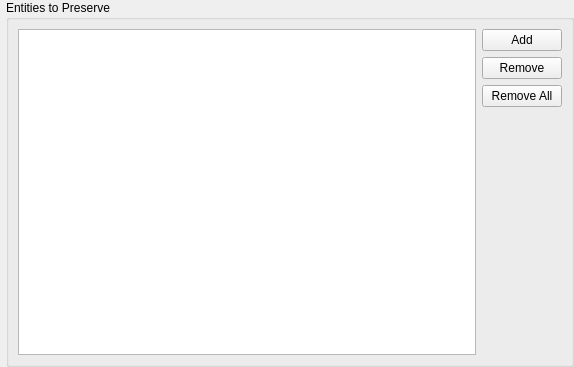
<?xml version="1.0" encoding="UTF-8"?>
<ui version="4.0">
 <class>PreserveEntitiesWidget</class>
 <widget class="QWidget" name="PreserveEntitiesWidget">
  <property name="geometry">
   <rect>
    <x>0</x>
    <y>0</y>
    <width>574</width>
    <height>367</height>
   </rect>
  </property>
  <property name="windowTitle">
   <string>Preserve Entities</string>
  </property>
  <layout class="QVBoxLayout" name="verticalLayout_2">
   <property name="leftMargin">
    <number>6</number>
   </property>
   <property name="topMargin">
    <number>0</number>
   </property>
   <property name="rightMargin">
    <number>0</number>
   </property>
   <property name="bottomMargin">
    <number>0</number>
   </property>
     <item>
      <widget class="QGroupBox" name="groupBox">
       <property name="title">
        <string>Entities to Preserve</string>
       </property>
       <layout class="QHBoxLayout" name="horizontalLayout">
        <item>
         <widget class="QListWidget" name="entityList">
          <property name="selectionMode">
           <enum>QAbstractItemView::ExtendedSelection</enum>
          </property>
         </widget>
        </item>
        <item>
         <layout class="QVBoxLayout" name="verticalLayout">
          <item>
           <widget class="QPushButton" name="addEntities">
            <property name="toolTip">
             <string>Enter or paste entities to add to the list.
Entities can be separated by lines, commas, or spaces.</string>
            </property>
            <property name="text">
             <string>Add</string>
            </property>
           </widget>
          </item>
          <item>
           <widget class="QPushButton" name="removeEntity">
            <property name="text">
             <string>Remove</string>
            </property>
           </widget>
          </item>
          <item>
           <widget class="QPushButton" name="removeAll">
            <property name="text">
             <string>Remove All</string>
            </property>
           </widget>
          </item>
          <item>
           <spacer name="verticalSpacer">
            <property name="orientation">
             <enum>Qt::Vertical</enum>
            </property>
            <property name="sizeHint" stdset="0">
             <size>
              <width>10</width>
              <height>50</height>
             </size>
            </property>
           </spacer>
          </item>
         </layout>
        </item>
       </layout>
      </widget>
     </item>
    </layout>
 </widget>
 <resources/>
<connections/>
</ui>
